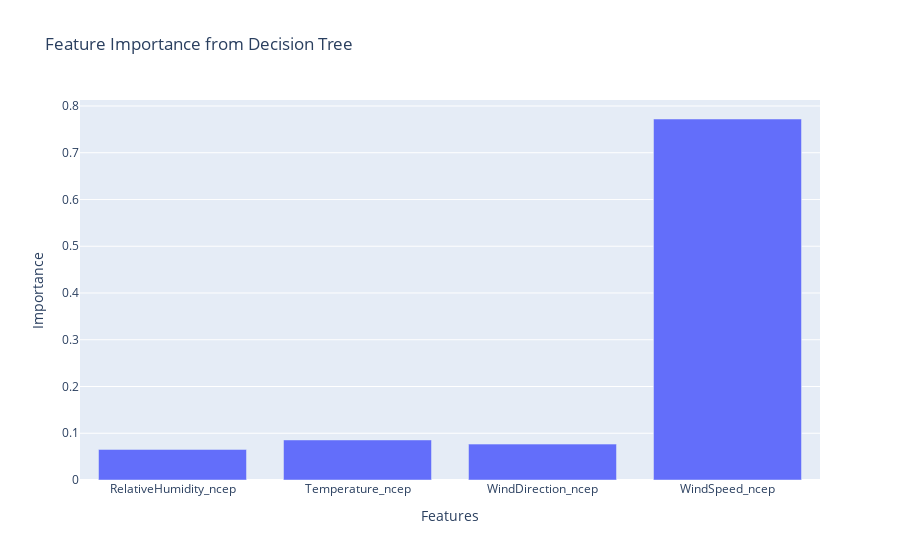

Write notebook code for a chart like this one.
### Code cell
import pandas as pd
from sklearn.model_selection import train_test_split
from sklearn.metrics import mean_squared_error
from sklearn.tree import DecisionTreeRegressor
import plotly.express as px

# Define the features and target
features = [
    # 'RelativeHumidity_dwd', 'Temperature_dwd', 'WindDirection:100_dwd', 'WindSpeed:100_dwd',
    'RelativeHumidity_ncep', 'Temperature_ncep', 'WindDirection_ncep', 'WindSpeed_ncep'
]
target = 'Wind_MWh_credit'

# Split the data into training and testing sets
X = df_wind[features]
y = df_wind[target]
X_train, X_test, y_train, y_test = train_test_split(X, y, test_size=0.2, random_state=42)

# Initialize and train the decision tree model
tree_model = DecisionTreeRegressor(random_state=42)
tree_model.fit(X_train, y_train)

# Predict and calculate the mean squared error
y_pred = tree_model.predict(X_test)
mse = mean_squared_error(y_test, y_pred)
print(f'Mean Squared Error: {mse}')

# Extract feature importances
feature_importances = tree_model.feature_importances_

# Convert feature importances to a DataFrame for plotting
feature_importances_df = pd.DataFrame({'Feature': features, 'Importance': feature_importances})

# Plot the feature importances using Plotly
fig = px.bar(feature_importances_df, x='Feature', y='Importance', title='Feature Importance from Decision Tree', labels={'Feature': 'Features', 'Importance': 'Importance'})
fig.show()

### Figure 1 — Plotly figure (JSON) as saved in the notebook; plotly's stock layout.template omitted (floating-point values rounded to 4 significant figures)
{"data": [{"alignmentgroup": "True", "hovertemplate": "Features=%{x}<br>Importance=%{y}<extra></extra>", "legendgroup": "", "marker": {"color": "#636efa", "pattern": {"shape": ""}}, "name": "", "offsetgroup": "", "orientation": "v", "showlegend": false, "textposition": "auto", "type": "bar", "x": ["RelativeHumidity_ncep", "Temperature_ncep", "WindDirection_ncep", "WindSpeed_ncep"], "xaxis": "x", "y": [0.06544, 0.08567, 0.07674, 0.7722], "yaxis": "y"}], "layout": {"barmode": "relative", "legend": {"tracegroupgap": 0}, "title": {"text": "Feature Importance from Decision Tree"}, "xaxis": {"anchor": "y", "domain": [0, 1], "title": {"text": "Features"}}, "yaxis": {"anchor": "x", "domain": [0, 1], "title": {"text": "Importance"}}}}
